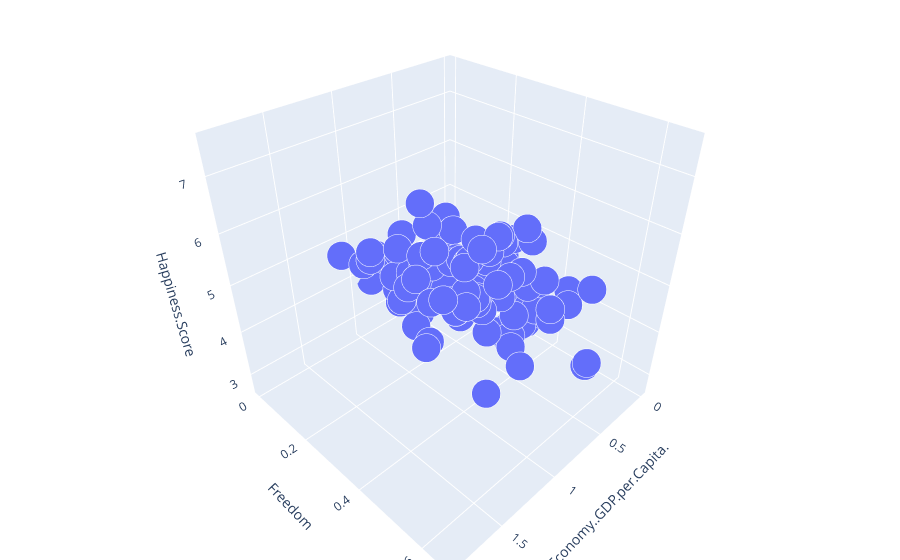

Source (notebook cell):
### Code cell
# Plot training data
plot_multivariate(x_train_multi, y_train_multi, input_features_multi, target_feature)
